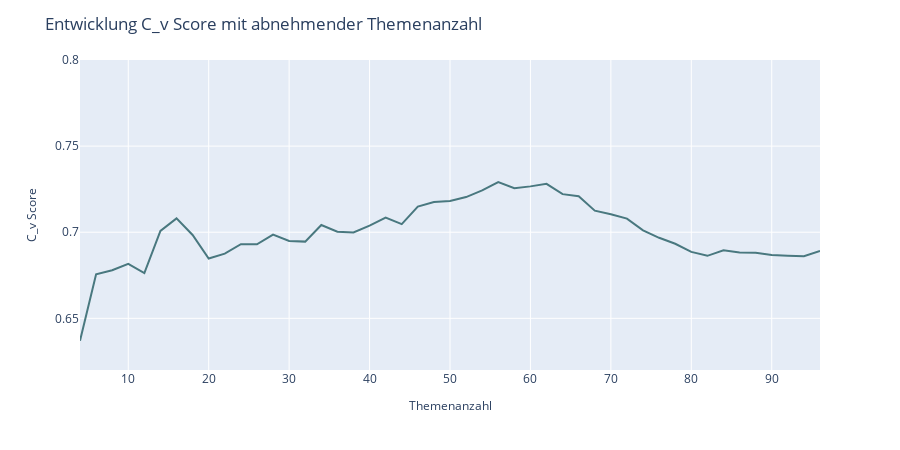

Notebook cell for this chart:
### Code cell
import plotly.express as px
import pandas as pd

# create the line chart
fig = px.line(
    df_scores,
    x='topics',
    y='cv_score',
    color_discrete_sequence=color_discrete_sequence,
    #template=template
    )

fig.update_layout(
    title="Entwicklung C_v Score mit abnehmender Themenanzahl",
    width=900, 
    height=450,
    legend_title="")

fig.update_yaxes(range=(0.62, 0.8), title=dict(text='C_v Score', font=dict(size=12)))
fig.update_xaxes(title=dict(text='Themenanzahl', font=dict(size=12)))
# show the chart
fig.show()

pio.write_image(fig,"../../exports/images/fig-topic-size-comparison.svg") #save fig as svg

### Figure 1 — Plotly figure (JSON) as saved in the notebook; plotly's stock layout.template omitted (floating-point values rounded to 4 significant figures)
{"data": [{"hovertemplate": "topics=%{x}<br>cv_score=%{y}<extra></extra>", "legendgroup": "", "line": {"color": "#49787F", "dash": "solid"}, "marker": {"symbol": "circle"}, "mode": "lines", "name": "", "orientation": "v", "showlegend": false, "type": "scatter", "x": [96, 94, 92, 90, 88, 86, 84, 82, 80, 78, 76, 74, 72, 70, 68, 66, 64, 62, 60, 58, 56, 54, 52, 50, 48, 46, 44, 42, 40, 38, 36, 34, 32, 30, 28, 26, 24, 22, 20, 18, 16, 14, 12, 10, 8, 6, 4], "xaxis": "x", "y": [0.6891, 0.6861, 0.6863, 0.6867, 0.6881, 0.6883, 0.6895, 0.6863, 0.6886, 0.6933, 0.6968, 0.7011, 0.7079, 0.7104, 0.7125, 0.7209, 0.7221, 0.7281, 0.7266, 0.7255, 0.7291, 0.7243, 0.7204, 0.7182, 0.7175, 0.7149, 0.7047, 0.7085, 0.7039, 0.6998, 0.7003, 0.7042, 0.6945, 0.6949, 0.6986, 0.693, 0.693, 0.6875, 0.6848, 0.6984, 0.7081, 0.7008, 0.6763, 0.6817, 0.6779, 0.6756, 0.637], "yaxis": "y"}], "layout": {"height": 450, "legend": {"title": {"text": ""}, "tracegroupgap": 0}, "margin": {"t": 60}, "title": {"text": "Entwicklung C_v Score mit abnehmender Themenanzahl"}, "width": 900, "xaxis": {"anchor": "y", "domain": [0, 1], "title": {"font": {"size": 12}, "text": "Themenanzahl"}}, "yaxis": {"anchor": "x", "domain": [0, 1], "range": [0.62, 0.8], "title": {"font": {"size": 12}, "text": "C_v Score"}}}}
